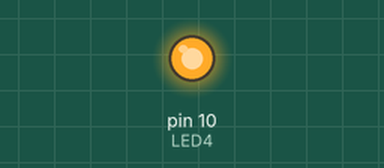
This sketch was run on a simulated Arduino Uno, built with avr-gcc and run on an emulated ATmega328P. Shown: output pins drawn as LEDs (lit = HIGH).

Above: at 0.1 s.
Timing chart, 0 to 1.6 s (numbered marks = the images above):
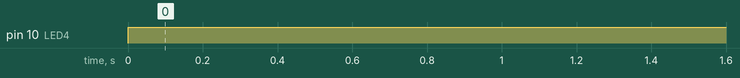

The sketch:

Blinking_LED.ino
```cpp
// Blinking LED

const int LED4 = 10; // LED connected to
                    // digital pin 13

void setup() {
  // put your setup code here, to run once:
pinMode(LED4, OUTPUT); // sets the digital pin as output
}

void loop() {
  // put your main code here, to run repeatedly:
digitalWrite(LED4, HIGH); // turns the LED on
delay(1000);             // waits for a second
//digitalWrite(LED, LOW);  // turns the LED off
//delay(1000);             // waits for a second

}
```

Measured:
- by itself, pin 10 (LED4): LOW → HIGH at 0.00 s
